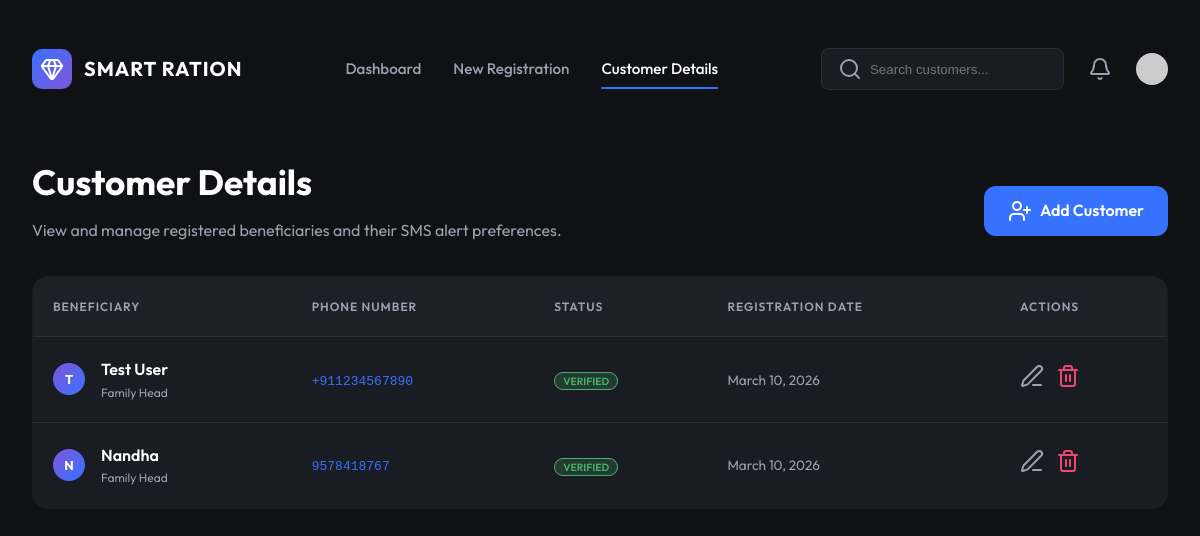
/customers, run on an earlier commit of the app's database.
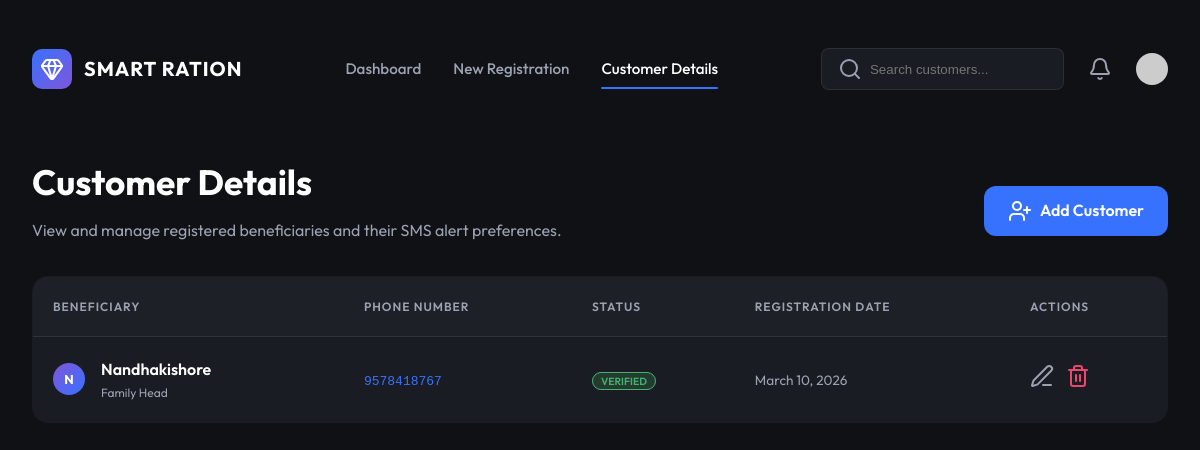
And on a later commit of the database.
### tables this page shows
CREATE TABLE users (
            id INTEGER PRIMARY KEY AUTOINCREMENT,
            phone_number TEXT UNIQUE NOT NULL,
            name TEXT
        );

### app.py (the view)
@app.route('/customers')
def customers():
    conn = sqlite3.connect('database.db')
    cursor = conn.cursor()
    cursor.execute("SELECT * FROM users")
    users = cursor.fetchall()
    conn.close()
    return render_template('customers.html', users=users)

### templates/customers.html (shortened to what the changed rows need)
<!DOCTYPE html>
<html lang="en">
<head>
    <link rel="stylesheet" href="{{ url_for('static', filename='css/styles.css') }}">
</head>
<body>
    <div class="app-container">
        <main>
            <div style="display: flex; justify-content: space-between; align-items: center; margin-bottom: 2rem;">
                <div>
                    <h1 style="font-size: 2.2rem; margin-bottom: 0.5rem;">Customer Details</h1>
                </div>
            </div>
            <table class="customer-table card">
                <thead>
                    <tr>
                        <th>Beneficiary</th>
                        <th>Phone Number</th>
                        <th>Status</th>
                        <th>Registration Date</th>
                        <th>Actions</th>
                    </tr>
                </thead>
                <tbody>
                    {% for user in users %}
                    <tr class="customer-row" id="row-{{ user[0] }}">
                        <td>
                            <div style="display: flex; align-items: center; gap: 1rem;">
                                <div class="avatar-small">{{ user[2][0]|upper if user[2] else 'U' }}</div>
                                <div>
                                    <div style="font-weight: 600;" class="customer-name" id="name-{{ user[0] }}">{{
                                        user[2] or 'Unnamed User' }}</div>
                                    <div style="font-size: 0.75rem; color: var(--text-muted);">Family Head</div>
                                </div>
                            </div>
                        </td>
                        <td>
                            <code style="color: var(--accent);" class="customer-phone"
                                id="phone-{{ user[0] }}">{{ user[1] }}</code>
                        </td>
                        <td>
                            <span class="badge badge-active"
                                style="padding: 0.1rem 0.5rem; font-size: 0.65rem;">Verified</span>
                        </td>
                        <td><span style="color: var(--text-muted); font-size: 0.85rem;">March 10, 2026</span></td>
                        <td>
                            <div style="display: flex; gap: 0.75rem;">
                                <i data-lucide="edit-3" size="18" color="#9ba1b0" style="cursor: pointer;"
                                    onclick="openEditModal('{{ user[0] }}')"></i>
                                <form action="/delete_customer/{{ user[0] }}" method="POST" style="display: inline;"
                                    onsubmit="return confirm('Are you sure you want to delete this beneficiary?')">
                                    <button type="submit"
                                        style="background: transparent; border: none; cursor: pointer; padding: 0;">
                                        <i data-lucide="trash-2" size="18" color="#ef466f"></i>
                                    </button>
                                </form>
                            </div>
                        </td>
                    </tr>
                    {% endfor %}
                </tbody>
            </table>
        </main>
    </div>
</body>
</html>

What changed in the data, as far as the page shows it:
removed users: name "T", name "Test User", phone_number "+911234567890"
removed users: name "N", name "Nandha", phone_number "9578418767"
added users: name "N", name "Nandhakishore", phone_number "9578418767"
